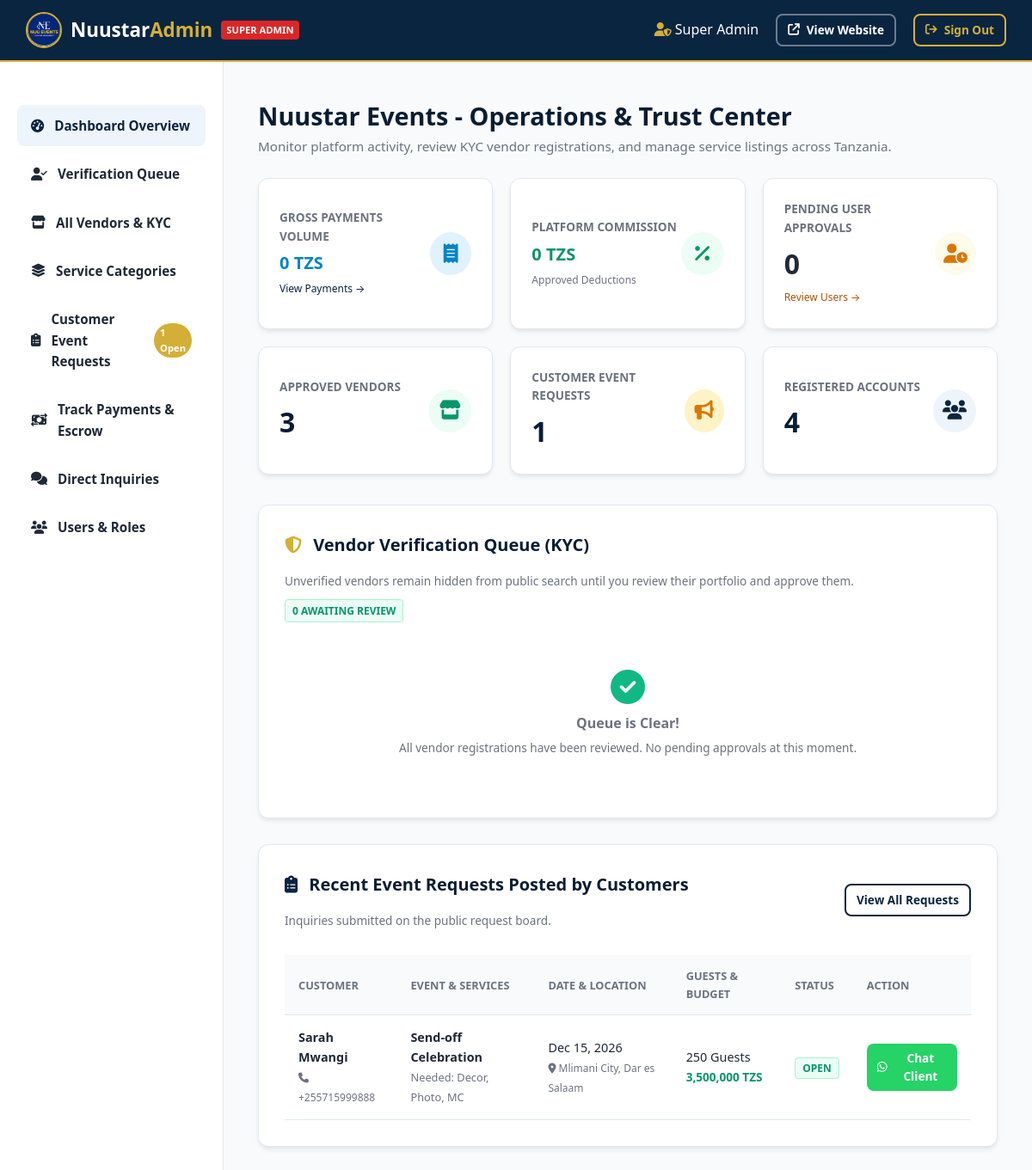
Page /admin/dashboard.php (signed in) on the committed database.
### tables this page shows
CREATE TABLE IF NOT EXISTS `event_requests` (
  `id` INT AUTO_INCREMENT PRIMARY KEY,
  `customer_name` VARCHAR(150) NOT NULL,
  `phone` VARCHAR(50) NOT NULL,
  `event_type` VARCHAR(100) NOT NULL,
  `services_needed` VARCHAR(255) NOT NULL,
  `event_date` DATE NOT NULL,
  `location` VARCHAR(150) NOT NULL,
  `guest_count` INT NOT NULL DEFAULT 100,
  `budget_tzs` VARCHAR(100) NOT NULL,
  `details` TEXT DEFAULT NULL,
  `status` ENUM('open', 'matched', 'closed') DEFAULT 'open',
  `created_at` TIMESTAMP DEFAULT CURRENT_TIMESTAMP
);

### admin/dashboard.php (the view, shortened to what this page needs)
<?php
require_once 'includes/header.php';
$verifiedCount = (int)$pdo->query("SELECT COUNT(*) FROM vendor_profiles WHERE verification_status = 'verified'")->fetchColumn();
$pendingUsersCount = (int)$pdo->query("SELECT COUNT(*) FROM users WHERE status = 'pending'")->fetchColumn();
$usersCount = (int)$pdo->query("SELECT COUNT(*) FROM users")->fetchColumn();
$requestsCount = (int)$pdo->query("SELECT COUNT(*) FROM event_requests")->fetchColumn();
$totGrossRev = (float)$pdo->query("SELECT COALESCE(SUM(total_amount), 0) FROM bookings WHERE payment_status = 'paid'")->fetchColumn();
$totCommRev = (float)$pdo->query("SELECT COALESCE(SUM(commission_amount), 0) FROM bookings WHERE payment_status = 'paid'")->fetchColumn();
$pendingStmt = $pdo->query("
    SELECT vp.*, u.name AS owner_name, u.phone AS owner_phone, u.email AS owner_email, c.name AS category_name
    FROM vendor_profiles vp
    JOIN users u ON vp.user_id = u.id
    JOIN categories c ON vp.category_id = c.id
    WHERE vp.verification_status = 'pending'
    ORDER BY vp.created_at DESC
");
$pendingVendors = $pendingStmt->fetchAll();
$recentReqStmt = $pdo->query("
    SELECT * FROM event_requests
    ORDER BY created_at DESC
    LIMIT 5
");
$recentRequests = $recentReqStmt->fetchAll();
?>
<div style="margin-bottom: 25px;">
    <h1 style="font-size: 1.8rem; font-weight: 800; color: var(--dark);">Nuustar Events - Operations & Trust Center</h1>
    <p style="color: var(--text-muted); font-size: 0.95rem;">Monitor platform activity, review KYC vendor registrations, and manage service listings across Tanzania.</p>
</div>
<div class="metrics-grid">
    <div class="metric-card">
        <div>
            <div class="metric-label">Gross Payments Volume</div>
            <div class="metric-number" style="font-size: 1.25rem; color: #0284c7;"><?php echo number_format($totGrossRev); ?> TZS</div>
            <small style="color: var(--text-muted); font-size: 0.75rem;"><a href="payments.php" style="color: var(--primary);">View Payments &rarr;</a></small>
        </div>
        <div class="metric-icon" style="background: #e0f2fe; color: #0284c7;"><i class="fa-solid fa-receipt"></i></div>
    </div>
    <div class="metric-card">
        <div>
            <div class="metric-label">Platform Commission</div>
            <div class="metric-number" style="font-size: 1.25rem; color: #059669;"><?php echo number_format($totCommRev); ?> TZS</div>
            <small style="color: var(--text-muted); font-size: 0.75rem;">Approved Deductions</small>
        </div>
        <div class="metric-icon" style="background: #ecfdf5; color: #059669;"><i class="fa-solid fa-percent"></i></div>
    </div>
    <div class="metric-card">
        <div>
            <div class="metric-label">Pending User Approvals</div>
            <div class="metric-number" style="color: <?php echo $pendingUsersCount > 0 ? '#d97706' : 'inherit'; ?>;">
                <?php echo $pendingUsersCount; ?>
            </div>
            <small style="color: var(--text-muted); font-size: 0.75rem;"><a href="users.php?status=pending" style="color: #b45309;">Review Users &rarr;</a></small>
        </div>
        <div class="metric-icon" style="background: #fffbeb; color: #d97706;"><i class="fa-solid fa-user-clock"></i></div>
    </div>
    <div class="metric-card">
        <div>
            <div class="metric-label">Approved Vendors</div>
            <div class="metric-number"><?php echo $verifiedCount; ?></div>
        </div>
        <div class="metric-icon" style="background: #ecfdf5; color: #059669;"><i class="fa-solid fa-store"></i></div>
    </div>
    <div class="metric-card">
        <div>
            <div class="metric-label">Customer Event Requests</div>
            <div class="metric-number"><?php echo $requestsCount; ?></div>
        </div>
        <div class="metric-icon" style="background: #fef3c7; color: #d97706;"><i class="fa-solid fa-bullhorn"></i></div>
    </div>
    <div class="metric-card">
        <div>
            <div class="metric-label">Registered Accounts</div>
            <div class="metric-number"><?php echo $usersCount; ?></div>
        </div>
        <div class="metric-icon"><i class="fa-solid fa-users"></i></div>
    </div>
</div>
<div class="content-box" style="margin-bottom: 30px;">
    <div style="display: flex; justify-content: space-between; align-items: center; margin-bottom: 15px; flex-wrap: wrap; gap: 10px;">
        <div>
            <h2 style="font-size: 1.25rem; font-weight: 800; color: var(--dark);"><i class="fa-solid fa-shield-halved" style="color: var(--accent); margin-right: 8px;"></i> Vendor Verification Queue (KYC)</h2>
            <p style="font-size: 0.85rem; color: var(--text-muted);">Unverified vendors remain hidden from public search until you review their portfolio and approve them.</p>
        </div>
        <span class="badge-status <?php echo count($pendingVendors) > 0 ? 'badge-rejected-status' : 'badge-verified-status'; ?>">
            <?php echo count($pendingVendors); ?> Awaiting Review
        </span>
    </div>
    <?php if (empty($pendingVendors)): ?>
        <div style="text-align: center; padding: 40px; color: var(--text-muted);">
            <i class="fa-solid fa-circle-check" style="font-size: 2.5rem; color: #10b981; margin-bottom: 10px;"></i>
            <p style="font-weight: 600; margin-bottom: 4px;">Queue is Clear!</p>
            <p style="font-size: 0.85rem;">All vendor registrations have been reviewed. No pending approvals at this moment.</p>
        </div>
    <?php endif; ?>
</div>
<div class="content-box">
    <div style="display: flex; justify-content: space-between; align-items: center; margin-bottom: 15px;">
        <div>
            <h2 style="font-size: 1.25rem; font-weight: 800; color: var(--dark);"><i class="fa-solid fa-clipboard-list" style="color: var(--primary); margin-right: 8px;"></i> Recent Event Requests Posted by Customers</h2>
            <p style="font-size: 0.85rem; color: var(--text-muted);">Inquiries submitted on the public request board.</p>
        </div>
        <a href="requests.php" class="btn btn-outline btn-sm">View All Requests</a>
    </div>
    <?php if (empty($recentRequests)): ?>
        <p style="color: var(--text-muted); padding: 20px; text-align: center;">No event requests submitted yet.</p>
    <?php else: ?>
        <div style="overflow-x: auto;">
            <table class="data-table">
                <thead>
                    <tr>
                        <th>Customer</th>
                        <th>Event & Services</th>
                        <th>Date & Location</th>
                        <th>Guests & Budget</th>
                        <th>Status</th>
                        <th>Action</th>
                    </tr>
                </thead>
                <tbody>
                    <?php foreach ($recentRequests as $req): ?>
                    <tr>
                        <td>
                            <strong><?php echo htmlspecialchars($req['customer_name']); ?></strong><br>
                            <small style="color: var(--text-muted);"><i class="fa-solid fa-phone"></i> <?php echo htmlspecialchars($req['phone']); ?></small>
                        </td>
                        <td>
                            <strong><?php echo htmlspecialchars($req['event_type']); ?></strong><br>
                            <span style="font-size: 0.8rem; color: var(--text-muted);">Needed: <?php echo htmlspecialchars($req['services_needed']); ?></span>
                        </td>
                        <td>
                            <?php echo date('M d, Y', strtotime($req['event_date'])); ?><br>
                            <small style="color: var(--text-muted);"><i class="fa-solid fa-location-dot"></i> <?php echo htmlspecialchars($req['location']); ?></small>
                        </td>
                        <td>
                            <?php echo (int)$req['guest_count']; ?> Guests<br>
                            <strong style="color: #059669; font-size: 0.85rem;"><?php echo htmlspecialchars($req['budget_tzs']); ?></strong>
                        </td>
                        <td>
                            <span class="badge-status <?php echo $req['status'] === 'open' ? 'badge-verified-status' : 'badge-pending-status'; ?>">
                                <?php echo htmlspecialchars($req['status']); ?>
                            </span>
                        </td>
                        <td>
                            <a href="https://wa.me/<?php echo preg_replace('/[^0-9]/', '', $req['phone']); ?>?text=Hello%20<?php echo urlencode($req['customer_name']); ?>%2C%20this%20is%20Nuustar%20Events%20Admin%20regarding%20your%20request%20for%20<?php echo urlencode($req['event_type']); ?>." target="_blank" class="btn btn-whatsapp btn-sm">
                                <i class="fa-brands fa-whatsapp"></i> Chat Client
                            </a>
                        </td>
                    </tr>
                    <?php endforeach; ?>
                </tbody>
            </table>
        </div>
    <?php endif; ?>
</div>
<?php require_once 'includes/footer.php'; ?>

### css/style.css (style rules this page uses)
:root { --primary: #0a2540; --primary-hover: #07192b; --primary-light: #eef4fb; --accent: #d4af37; --accent-hover: #b89428; --dark: #081d34; --text-main: #1f2937; --text-muted: #6b7280; --bg-light: #f8fafc; --white: #ffffff; --border: #e2e8f0; --card-shadow: 0 4px 6px -1px rgba(0, 0, 0, 0.07), 0 2px 4px -1px rgba(0, 0, 0, 0.04); --card-shadow-hover: 0 10px 15px -3px rgba(10, 37, 64, 0.12), 0 4px 6px -2px rgba(10, 37, 64, 0.06); --radius-sm: 8px; --radius-md: 12px; --radius-lg: 16px; --transition: all 0.25s ease-in-out; }
* { margin: 0; padding: 0; box-sizing: border-box; font-family: 'Segoe UI', system-ui, -apple-system, BlinkMacSystemFont, Roboto, sans-serif; }
body { background-color: var(--bg-light); color: var(--text-main); line-height: 1.6; min-height: 100vh; display: flex; flex-direction: column; }
a { text-decoration: none; color: inherit; transition: var(--transition); }
.btn { display: inline-flex; align-items: center; justify-content: center; gap: 8px; padding: 10px 20px; border-radius: var(--radius-sm); font-weight: 600; font-size: 0.95rem; cursor: pointer; border: none; transition: var(--transition); text-align: center; }
.btn-outline { background-color: transparent; border: 2px solid var(--primary); color: var(--primary); }
.btn-whatsapp { background-color: #25d366; color: var(--white); }
.btn-sm { padding: 6px 12px; font-size: 0.85rem; }
.content-box { background: var(--white); padding: 30px; border-radius: var(--radius-md); border: 1px solid var(--border); margin-bottom: 30px; box-shadow: var(--card-shadow); }
.content-box h2 { font-size: 1.4rem; font-weight: 700; color: var(--dark); margin-bottom: 15px; }
.metrics-grid { display: grid; grid-template-columns: repeat(auto-fit, minmax(220px, 1fr)); gap: 20px; margin-bottom: 35px; }
.metric-card { background: var(--white); border: 1px solid var(--border); border-radius: var(--radius-md); padding: 24px; box-shadow: var(--card-shadow); display: flex; align-items: center; justify-content: space-between; }
.metric-number { font-size: 2rem; font-weight: 800; color: var(--dark); margin-top: 5px; }
.metric-label { font-size: 0.85rem; color: var(--text-muted); font-weight: 600; text-transform: uppercase; }
.metric-icon { width: 50px; height: 50px; border-radius: 50%; background: var(--primary-light); color: var(--primary); display: flex; align-items: center; justify-content: center; font-size: 1.4rem; }
.data-table { width: 100%; border-collapse: collapse; margin-top: 15px; }
.data-table th, .data-table td { padding: 14px 16px; text-align: left; border-bottom: 1px solid var(--border); font-size: 0.9rem; }
.data-table th { background: #f8fafc; color: var(--text-muted); font-weight: 700; text-transform: uppercase; font-size: 0.8rem; }

### admin/includes/header.php (style rules this page uses)
.badge-status { padding: 3px 8px; border-radius: 4px; font-size: 0.75rem; font-weight: 700; text-transform: uppercase; }
.badge-verified-status { background: #ecfdf5; color: #059669; border: 1px solid #a7f3d0; }

### rows in the picture
event_requests: customer_name "Sarah Mwangi", phone "+255715999888", event_type "Send-off Celebration", services_needed "Decor, Photo, MC", event_date "Dec 15, 2026", location "Mlimani City, Dar es Salaam", guest_count "250", budget_tzs "3,500,000 TZS", status "OPEN"

### other values in the picture
$currentAdminName "Super Admin"
$badgeOpenRequests "1"
$totGrossRev "0"
$totCommRev "0"
$pendingUsersCount "0"
$verifiedCount "3"
$requestsCount "1"
$usersCount "4"
count($pendingVendors) "0"
